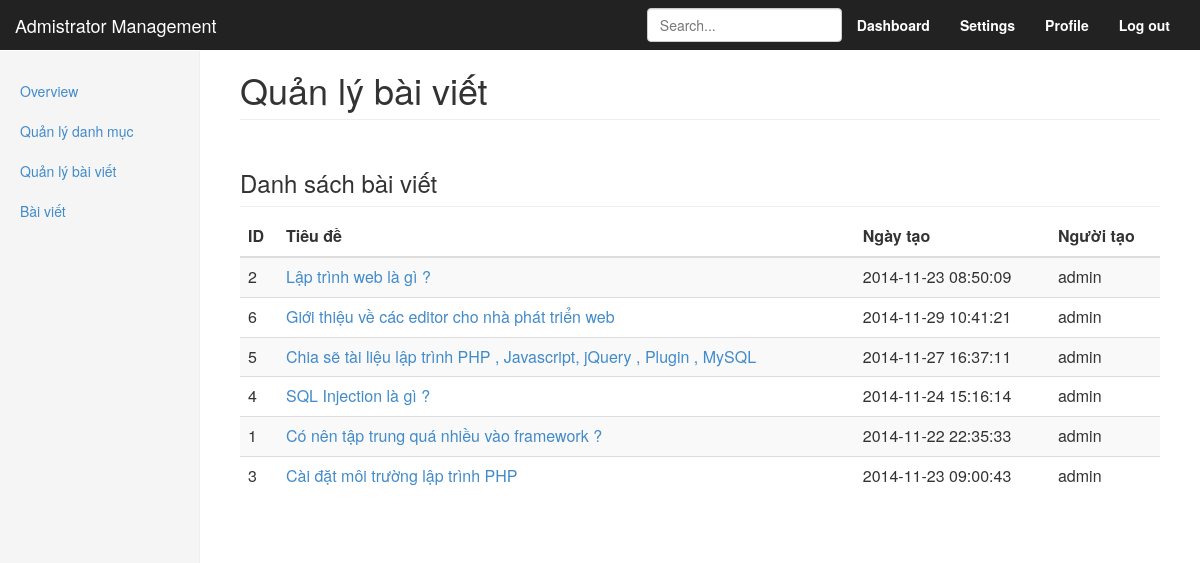
The page /admin/danh-sach-bai-viet.php (signed in) on the database as committed earlier.
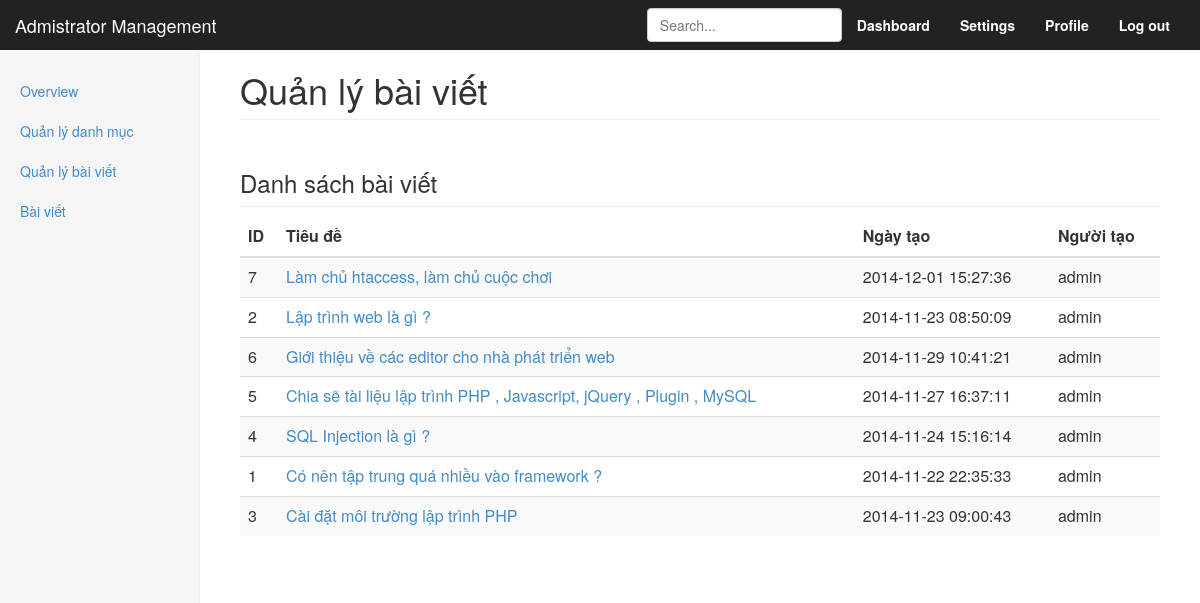
The same page on the database as committed later.
### tables this page shows
CREATE TABLE IF NOT EXISTS `thread` (
  `thread_id` int(11) NOT NULL AUTO_INCREMENT,
  `cat_id` int(11) NOT NULL,
  `title` text NOT NULL,
  `title_op` text NOT NULL,
  `short_content` text NOT NULL,
  `content` text NOT NULL,
  `inp_user` varchar(50) NOT NULL,
  `upd_user` varchar(50) NOT NULL,
  `inp_date` datetime NOT NULL,
  `upd_date` datetime NOT NULL,
  PRIMARY KEY (`thread_id`)
);

### admin/danh-sach-bai-viet.php (the view, shortened to what this page needs)
<?php include("incs/top.php"); ?>
    <div class="container-fluid">
      <div class="row">
        <?php include("incs/sidebar.php"); ?>
        <div class="col-sm-9 col-sm-offset-3 col-md-10 col-md-offset-2 main">
          <h1 class="page-header">Quản lý bài viết</h1>
          <?php if (!isset($_GET["thread_id"])):
          ?>
          <h3 class="sub-header">Danh sách bài viết</h3>
          <div class="table-responsive">
            <table class="table table-striped">
              <thead>
                <tr>
                  <th>ID</th>
                  <th>Tiêu đề</th>
                  <th>Ngày tạo</th>
                  <th>Người tạo</th>
                </tr>
              </thead>
              <tbody>
                <?php
                  include("../lib/connection.php");
                  $sql = "SELECT * FROM thread ORDER BY upd_date desc";
                  $query = mysqli_query($conn,$sql);
                  $TRs = "";
                  while ($row = mysqli_fetch_array($query)) {
                    $id = $row["thread_id"];
                    $title = $row['title'];
                    $inp_date = $row['inp_date'];
                    $upd_user = $row['upd_user'];
                    $TRs .= "<tr><td>$id</td><td><a name='thread_$id' href='#'>$title</a> </td><td>$inp_date</td><td>$upd_user</td></tr>";
                  }
                  echo $TRs;
                ?>
              </tbody>
            </table>
          </div>
          <?php endif;?>
        </div>
      </div>
    </div>
  </body>
</html>

### admin/incs/top.php (shortened to what this page needs)
<html lang="en"><head>
    <link rel="stylesheet" href="../bootstrap/css/bootstrap.min.css">
    <link rel="stylesheet" href="../bootstrap/css/dashboard.css">
  </head>
  <body>
    <nav role="navigation" class="navbar navbar-inverse navbar-fixed-top">
      <div class="container-fluid">
        <div class="navbar-header">
          <a href="#" class="navbar-brand">Admistrator Management</a>
        </div>
        <div class="navbar-collapse collapse" id="navbar">
          <ul class="nav navbar-nav navbar-right">
            <li><a href="#">Dashboard</a></li>
            <li><a href="#">Settings</a></li>
            <li><a href="#">Profile</a></li>
            <li><a href="login.php">Log out</a></li>
          </ul>
          <form class="navbar-form navbar-right">
            <input type="text" placeholder="Search..." class="form-control">
          </form>
        </div>
      </div>
    </nav>

### admin/incs/sidebar.php
<div class="col-sm-3 col-md-2 sidebar" id="admin_sidebar">
          <ul class="nav nav-sidebar">
            <li class="active"><a href="#">Overview <span class="sr-only">(current)</span></a></li>
            <li><a href="quan-ly-danh-muc-bai-viet.php">Quản lý danh mục</a></li>
            <li><a href="danh-sach-bai-viet.php">Quản lý bài viết</a></li>
            <li><a href="bai-viet-moi.php">Bài viết</a></li>
          </ul>
        </div>

Rows that differ between the two databases and show on the page:
added thread: thread_id "7", title "Làm chủ htaccess, làm chủ cuộc chơi", inp_date "2014-12-01 15:27:36", upd_user "admin"
